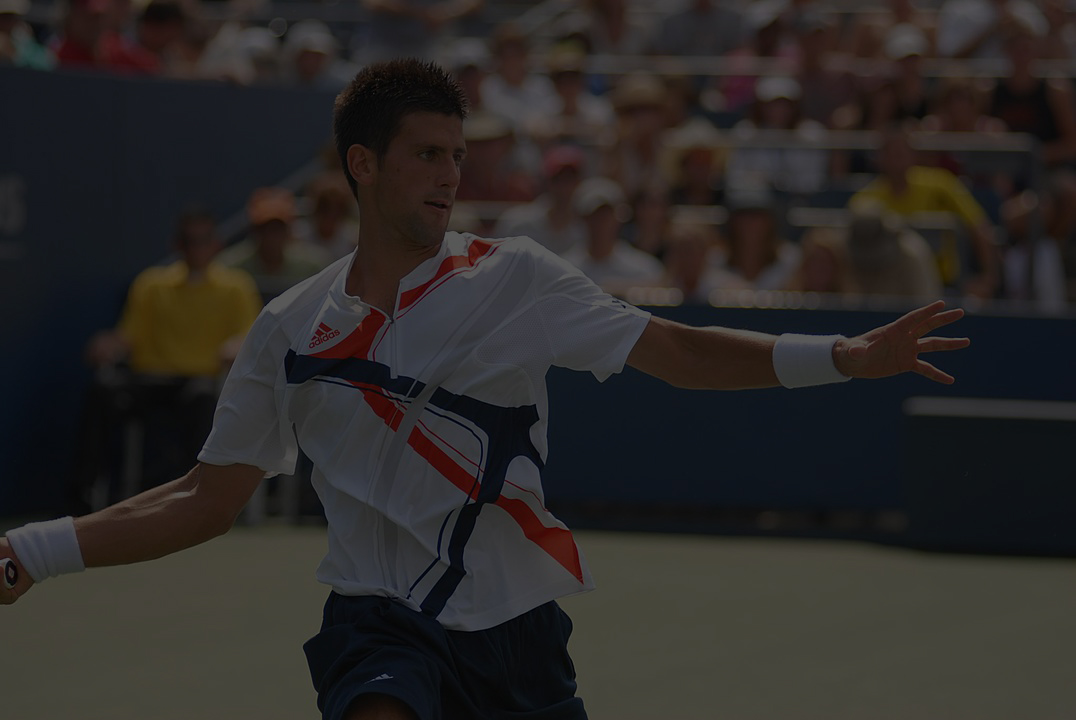
#> input picture h11/novak-dark.jpg, 1076 x 720 px
$ jupyter execute --allow-errors hwk11.ipynb
#> lines starting #> are read from the running program, lines starting #| are printed output that depends on the picture
# hwk11:彩色图像处理实践

### 对图像rgb三个通道分别进行直方图均衡

[cell 1]
import numpy as np
import matplotlib.pyplot as plt
from skimage import io

image = io.imread('novak-dark.jpg')
#> image is the input picture: shape (720, 1076, 3); mean R, G, B 43.6, 40.8, 39.1

#直方图均衡化函数
def histogram_equalization(channel):
    #直方图
    hist, bins = np.histogram(channel.flatten(), 256, [0, 256])
#> hist = 256 values, max 36581 at index 69, min 0 at index 95, mean 3026.2; bins = 257 values from 0 to 256
    #计算CDF
    cdf = hist.cumsum()
#> cdf = 256 values from 293 to 774720
    cdf_normalized = cdf * hist.max() / cdf.max()
#> cdf_normalized = 256 values from 13.83 to 36581

    #使用线性插值找到新的像素值
    cdf_m = np.ma.masked_equal(cdf, 0)
    cdf_m = (cdf_m - cdf_m.min()) * 255 / (cdf_m.max() - cdf_m.min())
    cdf = np.ma.filled(cdf_m, 0).astype('uint8')
#> cdf = 256 values from 0 to 255

    return cdf[channel]

#对RGB三个通道分别进行直方图均衡化
r_equalized = histogram_equalization(image[:, :, 0])
g_equalized = histogram_equalization(image[:, :, 1])
#> in histogram_equalization (call 2), `hist, bins = np.histogram(channel.flatten(), 256, [0, 256])`: hist = 256 values, max 39829 at index 69, min 0 at index 91, mean 3026.2
#> in histogram_equalization (call 2), `cdf = hist.cumsum()`: cdf = 256 values from 87 to 774720
#> in histogram_equalization (call 2), `cdf_normalized = cdf * hist.max() / cdf.max()`: cdf_normalized = 256 values from 4.47 to 39829
#> in histogram_equalization (call 2), `cdf = np.ma.filled(cdf_m, 0).astype('uint8')`: cdf = 256 values from 0 to 255
#> in histogram_equalization (call 2), `return cdf[channel]`:
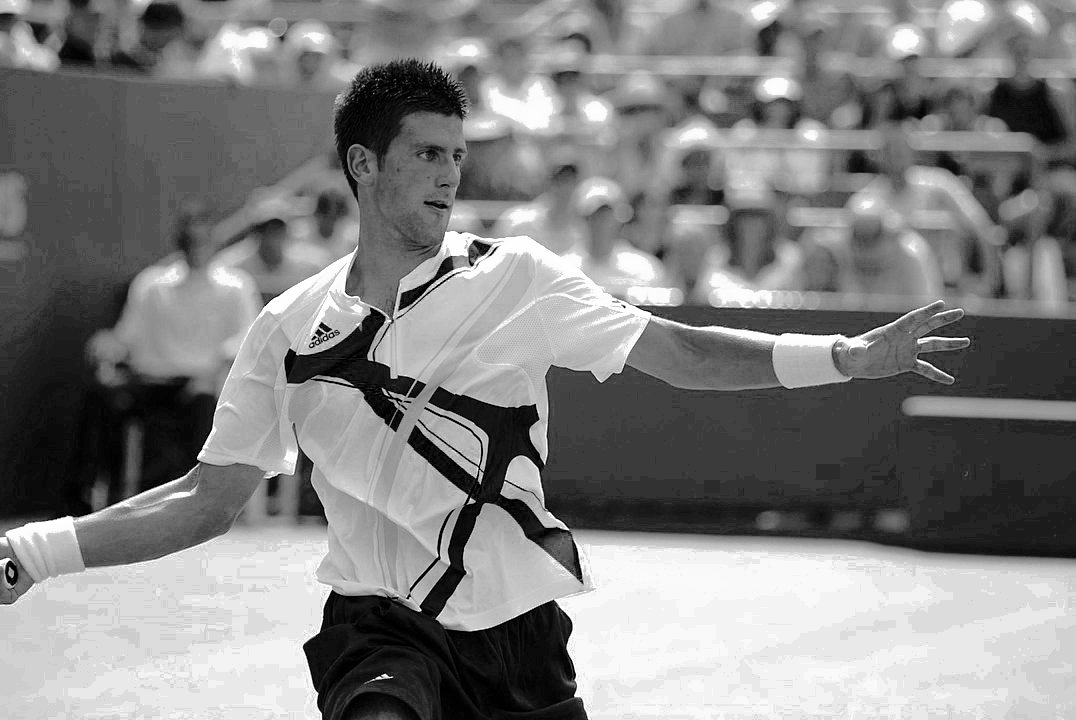
#> returned value: shape (720, 1076); min 0, max 255, mean 129.6
b_equalized = histogram_equalization(image[:, :, 2])
#> in histogram_equalization (call 3), `hist, bins = np.histogram(channel.flatten(), 256, [0, 256])`: hist = 256 values, max 43396 at index 59, min 0 at index 95, mean 3026.2
#> in histogram_equalization (call 3), `cdf = hist.cumsum()`: cdf = 256 values from 134 to 774720
#> in histogram_equalization (call 3), `cdf_normalized = cdf * hist.max() / cdf.max()`: cdf_normalized = 256 values from 7.51 to 43396
#> in histogram_equalization (call 3), `cdf = np.ma.filled(cdf_m, 0).astype('uint8')`: cdf = 256 values from 0 to 255
#> in histogram_equalization (call 3), `return cdf[channel]`:
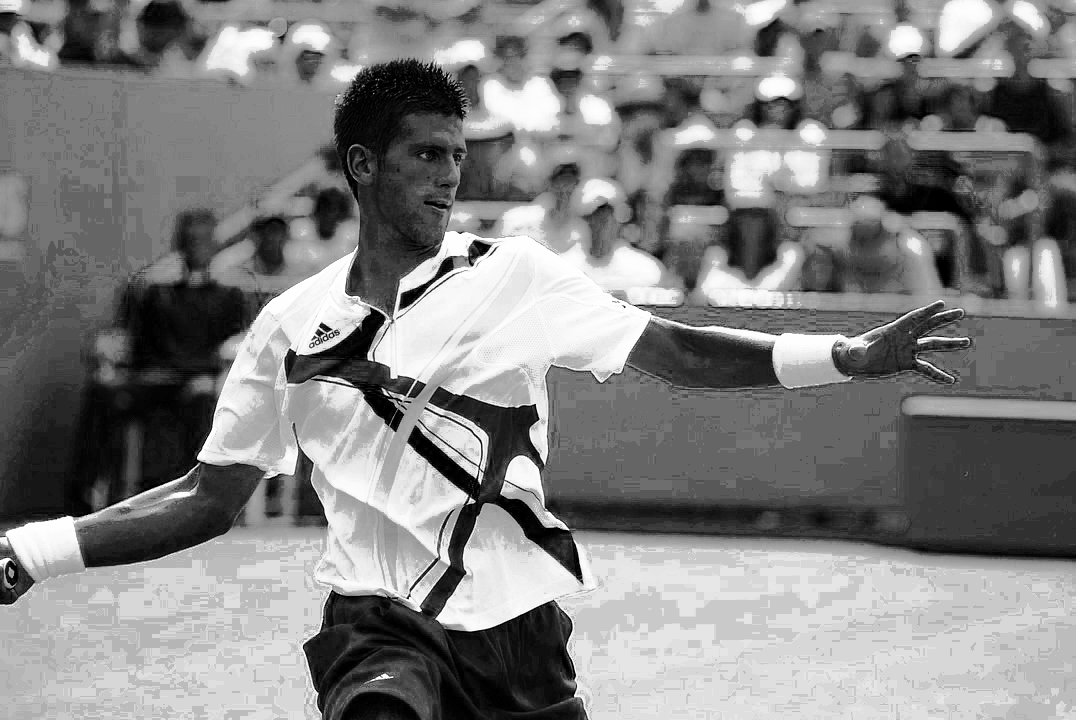
#> returned value: shape (720, 1076); min 0, max 255, mean 129.9

#合并通道
equalized_image_rgb = np.stack((r_equalized, g_equalized, b_equalized), axis=2)
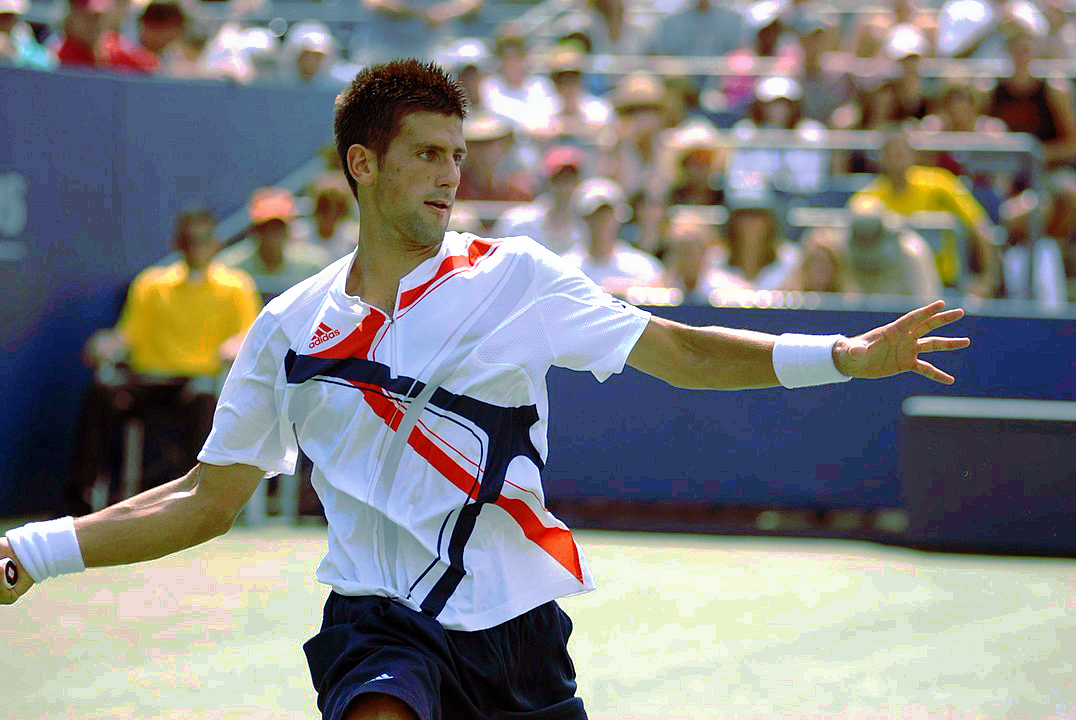
#> equalized_image_rgb: shape (720, 1076, 3); mean R, G, B 129.6, 129.6, 129.9

plt.figure(figsize=(10, 5))
plt.subplot(1, 2, 1)
plt.imshow(image)
plt.title('Original Image')
plt.axis('off')

plt.subplot(1, 2, 2)
plt.imshow(equalized_image_rgb)
plt.title('rgb Equalized Image')
plt.axis('off')
plt.show()

### 对HSV空间中的V通道进行均衡

[cell 2]
from skimage import io, color

# 合并均衡化后的通道
equalized_image_rgb = np.stack((r_equalized, g_equalized, b_equalized), axis=2)

# 将图像转换到HSV空间
hsv_image = color.rgb2hsv(image)
#> hsv_image: shape (720, 1076, 3) float64; mean of channels 0, 1, 2 0.347, 0.28, 0.185

# 对V通道进行直方图均衡化
v_equalized = histogram_equalization((hsv_image[:, :, 2] * 255).astype(np.uint8))
hsv_image[:, :, 2] = v_equalized / 255.0
#> hsv_image: shape (720, 1076, 3) float64; mean of channels 0, 1, 2 0.347, 0.28, 0.51

# 将图像转换回RGB空间
equalized_image_hsv = color.hsv2rgb(hsv_image)
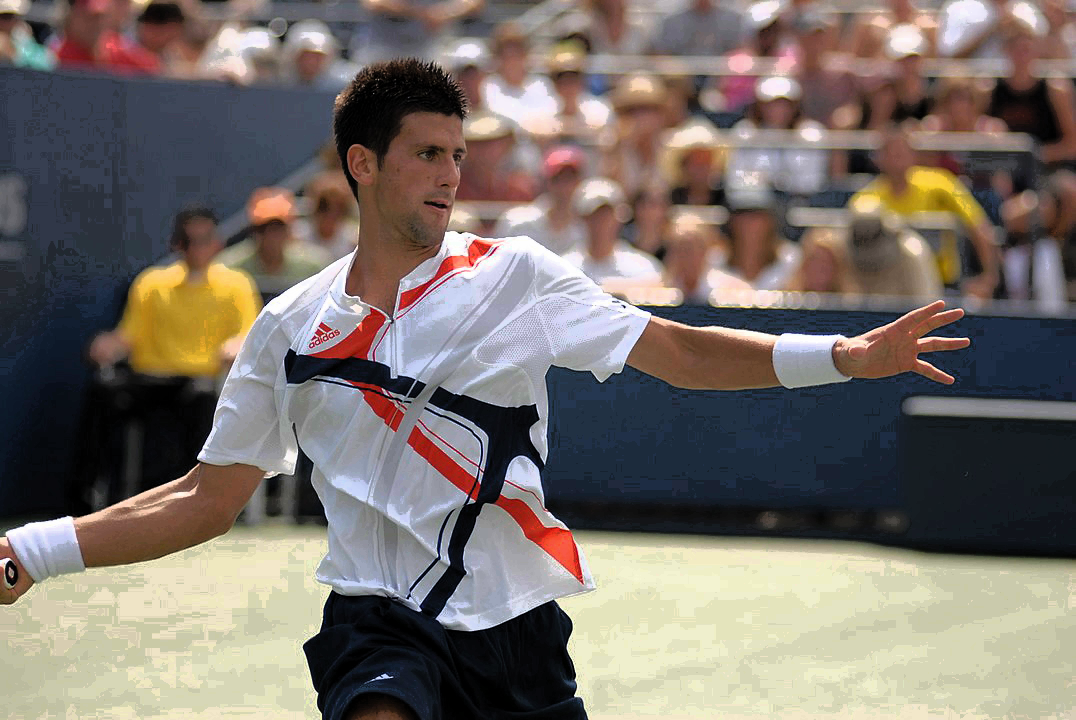
#> equalized_image_hsv: shape (720, 1076, 3) float64; mean R, G, B 0.479, 0.445, 0.419


# 显示原始图像和均衡化后的图像
fig, axes = plt.subplots(1, 3, figsize=(15, 5))
axes[0].imshow(image)
axes[0].set_title('Original Image')
axes[0].axis('off')

axes[1].imshow(equalized_image_rgb)
axes[1].set_title('Histogram Equalized Image (RGB)')
axes[1].axis('off')

axes[2].imshow(equalized_image_hsv)
axes[2].set_title('Histogram Equalized Image (V Channel)')
axes[2].axis('off')

可以看到，HSV方法均衡对图像的处理效果更好，对RGB三个通道独立地进行直方图均衡后再合成一张图片，图中人物的肤色有些偏绿，整张图色调有点偏蓝。

这是因为RGB均衡没有考虑色彩之间的关联，每个通道独立均衡可能会引入颜色失真。

HSV中的**V通道直接描述亮度**，H和S则表示色相和饱和度。均衡时只用调整V通道而不影响另外两个独立的通道，因此能有效增强亮度细节而不破坏颜色。

[cell 3]
# 对两张不同处理的图片进行RGB通道对比
import matplotlib.pyplot as plt
# 绘制对比图
def plot_channels(image, title, position):
    R, G, B = cv2.split(image)
    plt.subplot(3, 3, position)
    plt.imshow(R, cmap="Reds")
    plt.title(f"{title} - R")
    plt.axis("off")

    plt.subplot(3, 3, position + 3)
    plt.imshow(G, cmap="Greens")
    plt.title(f"{title} - G")
    plt.axis("off")

    plt.subplot(3, 3, position + 6)
    plt.imshow(B, cmap="Blues")
    plt.title(f"{title} - B")
    plt.axis("off")

plt.figure(figsize=(15, 15))

# 原图通道
#> (the rest of this cell did not finish here and is left out)

可以看出，HSV方法均衡的对于原图像的细节保留的更好（尤其是蓝色通道比较明显）

### 展示ps处理图片并对比rgb通道曲线

[cell 4]
image = io.imread('novak-dark.jpg')
img_ps = io.imread('novak-ps.jpg')
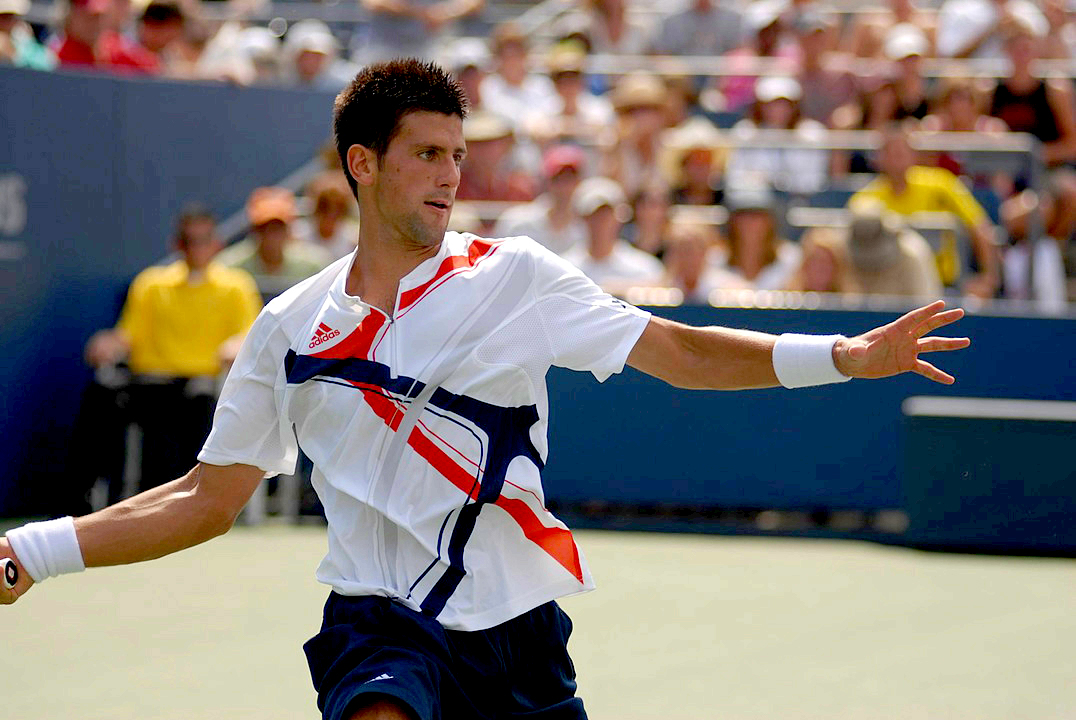
#> input picture h11/novak-ps.jpg, 1076 x 720 px
#> img_ps is the input picture: shape (720, 1076, 3); mean R, G, B 127.5, 119.5, 115.1

# RGB通道直方图分析
def plot_rgb_histograms(image, title):
#> called with title = 'ps-processed'
    image_8u = (image * 255).astype(np.uint8) if image.dtype == np.float64 else image
    colors = ('r', 'g', 'b')
    plt.figure(figsize=(10, 5))
    for i, color in enumerate(colors):
        hist, bins = np.histogram(image_8u[:, :, i].flatten(), bins=256, range=[0, 256])
        plt.plot(hist, color=color)
    plt.title(f'{title} RGB Histogram')
    plt.xlabel('Pixel Value')
    plt.ylabel('Frequency')
    plt.legend(colors)
    plt.show()
#> figure, not shown here; curve peaks at x = 0, y = 125837; curve peaks at x = 0, y = 61351; curve peaks at x = 0, y = 51563

#展示ps处理后的图像
plt.imshow(img_ps)
plt.axis('off')

# 分别绘制原始图像和处理后图像的RGB通道直方图
plot_rgb_histograms(img_ps, "ps-processed")
plot_rgb_histograms(equalized_image_rgb, "RGB Equalized")
plot_rgb_histograms(equalized_image_hsv, "HSV Equalized")
#> call 3 of plot_rgb_histograms, with title = 'HSV Equalized'
#> in plot_rgb_histograms (call 3), `plt.show()`:
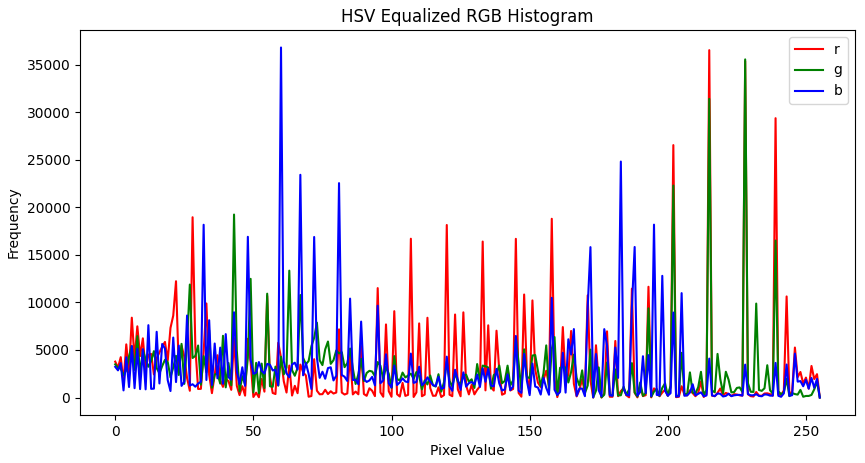
#> figure drawn by matplotlib, 1 panel; curve peaks at x = 215, y = 36523; curve peaks at x = 228, y = 35551; curve peaks at x = 60, y = 36802
